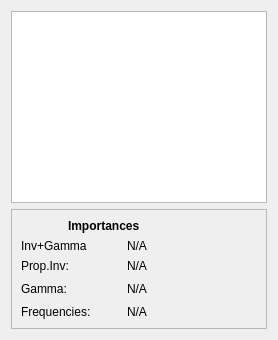
              <widget class="QWidget" name="tab_results_aicc">
               <attribute name="title">
                <string>AICc</string>
               </attribute>
               <layout class="QVBoxLayout" name="verticalLayout_14">
                <item>
                 <widget class="QTableView" name="table_results_aicc">
                  <property name="font">
                   <font>
                    <family>Courier 10 Pitch</family>
                    <pointsize>10</pointsize>
                   </font>
                  </property>
                  <property name="alternatingRowColors">
                   <bool>true</bool>
                  </property>
                  <property name="sortingEnabled">
                   <bool>true</bool>
                  </property>
                 </widget>
                </item>
                <item>
                 <widget class="QFrame" name="frame_imp_aicc">
                  <property name="minimumSize">
                   <size>
                    <width>0</width>
                    <height>20</height>
                   </size>
                  </property>
                  <property name="frameShape">
                   <enum>QFrame::StyledPanel</enum>
                  </property>
                  <property name="frameShadow">
                   <enum>QFrame::Raised</enum>
                  </property>
                  <layout class="QGridLayout" name="gridLayout_8">
                   <property name="verticalSpacing">
                    <number>6</number>
                   </property>
                   <item row="0" column="0" colspan="2" alignment="Qt::AlignHCenter">
                    <widget class="QLabel" name="lbl_imp_aicc">
                     <property name="sizePolicy">
                      <sizepolicy hsizetype="Preferred" vsizetype="Preferred">
                       <horstretch>0</horstretch>
                       <verstretch>0</verstretch>
                      </sizepolicy>
                     </property>
                     <property name="minimumSize">
                      <size>
                       <width>0</width>
                       <height>0</height>
                      </size>
                     </property>
                     <property name="font">
                      <font>
                       <weight>75</weight>
                       <bold>true</bold>
                       <underline>false</underline>
                      </font>
                     </property>
                     <property name="lineWidth">
                      <number>1</number>
                     </property>
                     <property name="text">
                      <string>Importances</string>
                     </property>
                    </widget>
                   </item>
                   <item row="3" column="0">
                    <widget class="QLabel" name="lbl_imp_gamma_aicc">
                     <property name="minimumSize">
                      <size>
                       <width>100</width>
                       <height>0</height>
                      </size>
                     </property>
                     <property name="text">
                      <string>Gamma:</string>
                     </property>
                    </widget>
                   </item>
                   <item row="3" column="2">
                    <spacer name="spacer_imp_aicc">
                     <property name="orientation">
                      <enum>Qt::Horizontal</enum>
                     </property>
                     <property name="sizeHint" stdset="0">
                      <size>
                       <width>40</width>
                       <height>20</height>
                      </size>
                     </property>
                    </spacer>
                   </item>
                   <item row="4" column="0">
                    <widget class="QLabel" name="lbl_imp_freqs_aicc">
                     <property name="minimumSize">
                      <size>
                       <width>100</width>
                       <height>0</height>
                      </size>
                     </property>
                     <property name="text">
                      <string>Frequencies:</string>
                     </property>
                    </widget>
                   </item>
                   <item row="4" column="1">
                    <widget class="QLabel" name="txt_imp_freqs_aicc">
                     <property name="minimumSize">
                      <size>
                       <width>60</width>
                       <height>0</height>
                      </size>
                     </property>
                     <property name="text">
                      <string>N/A</string>
                     </property>
                    </widget>
                   </item>
                   <item row="3" column="1">
                    <widget class="QLabel" name="txt_imp_gamma_aicc">
                     <property name="minimumSize">
                      <size>
                       <width>60</width>
                       <height>0</height>
                      </size>
                     </property>
                     <property name="text">
                      <string>N/A</string>
                     </property>
                    </widget>
                   </item>
                   <item row="2" column="0">
                    <widget class="QLabel" name="lbl_imp_inv_aicc">
                     <property name="minimumSize">
                      <size>
                       <width>100</width>
                       <height>0</height>
                      </size>
                     </property>
                     <property name="text">
                      <string>Prop.Inv:</string>
                     </property>
                    </widget>
                   </item>
                   <item row="2" column="1">
                    <widget class="QLabel" name="txt_imp_inv_aicc">
                     <property name="minimumSize">
                      <size>
                       <width>60</width>
                       <height>0</height>
                      </size>
                     </property>
                     <property name="text">
                      <string>N/A</string>
                     </property>
                    </widget>
                   </item>
                   <item row="1" column="0">
                    <widget class="QLabel" name="lbl_imp_invgamma_aicc">
                     <property name="text">
                      <string>Inv+Gamma</string>
                     </property>
                    </widget>
                   </item>
                   <item row="1" column="1">
                    <widget class="QLabel" name="txt_imp_invgamma_aicc">
                     <property name="text">
                      <string>N/A</string>
                     </property>
                    </widget>
                   </item>
                  </layout>
                 </widget>
                </item>
               </layout>
              </widget>
